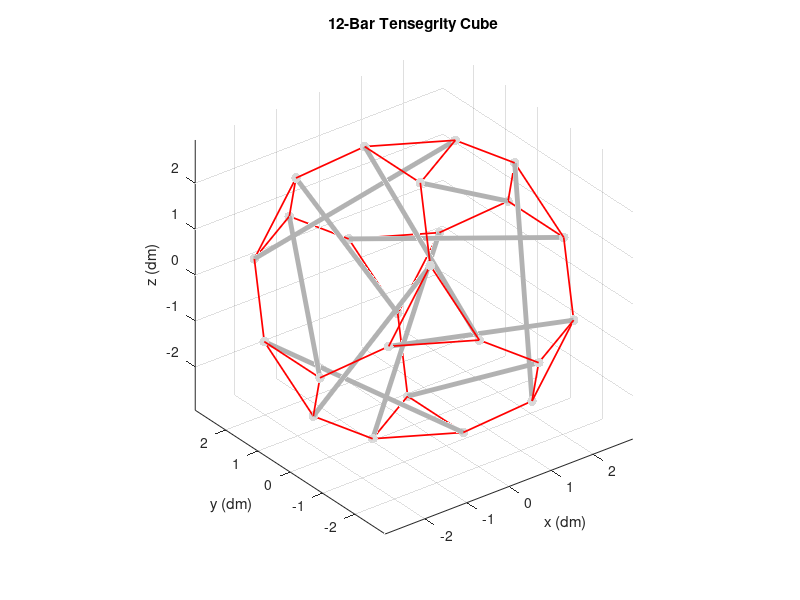

This figure's MATLAB source:
%% Plot 12-bar tensegrity cube with rotation
% From SW model 'C:\Users\Mallory\Google Drive\Tensegrity Research at NASA
% Ames and UC Berkeley\12-Bar Tensegrity\12-Bar Structures\Cube\cube
% adjustable dims.sldprt'
% See also 'C:\Users\Mallory\Google Drive\Tensegrity Research at NASA Ames
% and UC Berkeley\12-Bar Tensegrity\12-Bar Structures\Node Finding\node
% numbers.ppx'
% Author: Mallory Daly
% Created: 2/22/17
% Last Updated: 2/22/17
close all

%% Scaling Factor
% Set scaling factor to 0.1 to mimic NTRT conversion to dm
scalingFactor = 0.1;

%% Rotation Angles
degx = 45;
degy = 35;
degz = 0;
rotMat = rotz(degz)*roty(degy)*rotx(degx);

%% Node Positions of Rods
% Nodes created by starting from front view and moving clockwise from
% leftmost top node, and pairing nodes with bars
% Rod length = 45 cm
n0  = (rotMat*[-20.79 20.79 8.61]')';
n1  = (rotMat*[-8.61 -20.79 20.79]')';
n2  = (rotMat*[-20.79 20.79 -8.61]')';
n3  = (rotMat*[20.79 8.61 -20.79]')';
n4  = (rotMat*[-8.61 20.79 -20.79]')';
n5  = (rotMat*[-20.79 -20.79 -8.61]')';
n6  = (rotMat*[8.61 20.79 -20.79]')';
n7  = (rotMat*[20.79 8.61 20.79]')';
n8  = (rotMat*[20.79 20.79 -8.61]')';
n9  = (rotMat*[8.61 -20.79 -20.79]')';
n10 = (rotMat*[20.79 20.79 8.61]')';
n11 = (rotMat*[-20.79 8.61 20.79]')';
n12 = (rotMat*[8.61 20.79 20.79]')';
n13 = (rotMat*[20.79 -20.79 8.61]')';
n14 = (rotMat*[-8.61 20.79 20.79]')';
n15 = (rotMat*[-20.79 8.61 -20.79]')';
n16 = (rotMat*[-20.79 -20.79 8.61]')';
n17 = (rotMat*[20.79 -8.61 20.79]')';
n18 = (rotMat*[-8.61 -20.79 -20.79]')';
n19 = (rotMat*[-20.79 -8.61 20.79]')';
n20 = (rotMat*[20.79 -20.79 -8.61]')';
n21 = (rotMat*[-20.79 -8.61 -20.79]')';
n22 = (rotMat*[8.61 -20.79 20.79]')';
n23 = (rotMat*[20.79 -8.61 -20.79]')';

% Scale nodes by compiling as matrix and scaling matrix
nodeRod = scalingFactor*[n0; n1; n2; n3; n4; n5; n6; n7; n8; n9; n10; n11; 
    n12; n13; n14; n15; n16; n17; n18; n19; n20; n21; n22; n23];

% Plot nodes
figure
scatter3(nodeRod(:,1),nodeRod(:,2),nodeRod(:,3),50,[0.85 0.85 0.85],'filled')
title('12-Bar Tensegrity Cube')
axis equal
% viewlim = [-3 3];
% xlim(viewlim)
% ylim(viewlim)
% zlim(viewlim)
grid on
view(3)
xlabel('x')
ylabel('y')
zlabel('z')

%% Rod Positions
% Rod length = 45 cm
b0  = [n0;  n1];
b1  = [n2;  n3];
b2  = [n4;  n5];
b3  = [n6;  n7];
b4  = [n8;  n9];
b5  = [n10; n11];
b6  = [n12; n13];
b7  = [n14; n15];
b8  = [n16; n17];
b9  = [n18; n19];
b10 = [n20; n21];
b11 = [n22; n23];

% Scale bars by compiling as matrix and scaling matrix
pairRod = scalingFactor*[b0; b1; b2; b3; b4; b5; b6; b7; b8; b9; b10; b11];

% Add bars to plot
for i = 1:2:23
    hold on
    plot3(pairRod(i:i+1,1),pairRod(i:i+1,2),pairRod(i:i+1,3),'Color',[0.7 0.7 0.7],'LineWidth',3.5)
end
xlabel('x (dm)')
ylabel('y (dm)')
zlabel('z (dm)')

%% Cable Positions
% Cables designed in SW model to be approximately equal length
c0	= [n0; n2];
c1	= [n0; n14];
c2	= [n0; n11];
c3	= [n2; n4];
c4	= [n2; n15];
c5	= [n4; n15];
c6	= [n4; n6];
c7	= [n6; n8];
c8	= [n6; n3];
c9	= [n8; n3];
c10	= [n3; n23];
c11	= [n8; n10];
c12	= [n10; n12];
c13	= [n10; n7];
c14	= [n7; n12];
c15	= [n14; n12];
c16	= [n14; n11];
c17	= [n23; n20];
c18	= [n9; n23];
c19	= [n7; n17];
c20	= [n17; n13];
c21	= [n13; n22];
c22	= [n22; n17];
c23	= [n22; n1];
c24	= [n1; n16];
c25	= [n16; n19];
c26	= [n19; n1];
c27	= [n19; n11];
c28	= [n5; n18];
c29	= [n18; n21];
c30	= [n21; n5];
c31	= [n21; n15];
c32	= [n18; n9];
c33	= [n9; n20];
c34	= [n20; n13];
c35	= [n16; n5];

% Scale cables by compiling as matrix and scaling matrix
pairStructureCable = scalingFactor*[c0; c1; c2; c3; c4; c5; c6; c7; c8; c9; c10;
    c11; c12; c13; c14; c15; c16; c17; c18; c19; c20; c21; c22; c23; c24;
    c25; c26; c27; c28; c29; c30; c31; c32; c33; c34; c35];

% Add cables to plot
for i = 1:2:71
    hold on
    plot3(pairStructureCable(i:i+1,1),pairStructureCable(i:i+1,2),pairStructureCable(i:i+1,3),'r','LineWidth',1.25)
end

% %% Add payload to center
% 
% % Find center of tensegrity
% center = round(mean(nodeRod),4);
% 
% % Define edge length of payload
% edgeLength = 0.8; %0.8 dm = 80 mm
% 
% % Form and plot cubical payload
% x = ([0 1 1 0 0 0; 1 1 0 0 1 1; 1 1 0 0 1 1; 0 1 1 0 0 0] - 0.5)*edgeLength + center(1);
% y = ([0 0 1 1 0 0; 0 1 1 0 0 0; 0 1 1 0 1 1; 0 0 1 1 1 1] - 0.5)*edgeLength + center(2);
% z = ([0 0 0 0 0 1; 0 0 0 0 0 1; 1 1 1 1 0 1; 1 1 1 1 0 1] - 0.5)*edgeLength + center(3);
% for i = 1:6
%     v = [x(:,i),y(:,i),z(:,i)];
%     f = [1 2 3 4];
%     hold on
%     h = patch('Faces',f,'Vertices',v);
%     set(h,'edgecolor',[0.7 0.7 0.7],'facecolor',[0.85 0.85 0.85])
% end
% 
% %% Find and plot nodes for center of each face of payload
% 
% % Define nodes
% nodePayload = [mean(x); mean(y); mean(z)]';
% 
% % Add to plot
% hold on
% % scatter3(mean(x),mean(y),mean(z),'k.')
% 
% %% Find nodes for center of each rod
% 
% nodeRodCenter = zeros(12,3);
% for i = 1:2:23
%     j = (i+1)/2;
%     nodeRodCenter(j,:) = mean(pairRod(i:i+1,:));
% end
% 
% %% Find and add payload suspension cables
% 
% % Form cable pair matrix
% pairPayloadCable = [nodePayload(1,:); nodeRodCenter(9,:);
%                     nodePayload(1,:); nodeRodCenter(10,:);
%                     nodePayload(1,:); nodeRodCenter(11,:);
%                     nodePayload(1,:); nodeRodCenter(12,:);
%                     nodePayload(2,:); nodeRodCenter(4,:);
%                     nodePayload(2,:); nodeRodCenter(5,:);
%                     nodePayload(2,:); nodeRodCenter(7,:);
%                     nodePayload(2,:); nodeRodCenter(12,:);
%                     nodePayload(3,:); nodeRodCenter(2,:);
%                     nodePayload(3,:); nodeRodCenter(4,:);
%                     nodePayload(3,:); nodeRodCenter(6,:);
%                     nodePayload(3,:); nodeRodCenter(8,:);
%                     nodePayload(4,:); nodeRodCenter(1,:);
%                     nodePayload(4,:); nodeRodCenter(3,:);
%                     nodePayload(4,:); nodeRodCenter(8,:);
%                     nodePayload(4,:); nodeRodCenter(10,:);
%                     nodePayload(5,:); nodeRodCenter(2,:);
%                     nodePayload(5,:); nodeRodCenter(3,:);
%                     nodePayload(5,:); nodeRodCenter(5,:);
%                     nodePayload(5,:); nodeRodCenter(11,:);
%                     nodePayload(6,:); nodeRodCenter(1,:);
%                     nodePayload(6,:); nodeRodCenter(6,:);
%                     nodePayload(6,:); nodeRodCenter(7,:);
%                     nodePayload(6,:); nodeRodCenter(9,:)];
% 
% % Add cables to plot
% for i = 1:2:(size(pairPayloadCable,1)-1)
%     hold on
%     plot3(pairPayloadCable(i:i+1,1),pairPayloadCable(i:i+1,2),pairPayloadCable(i:i+1,3),'r','LineWidth',1)
% end
